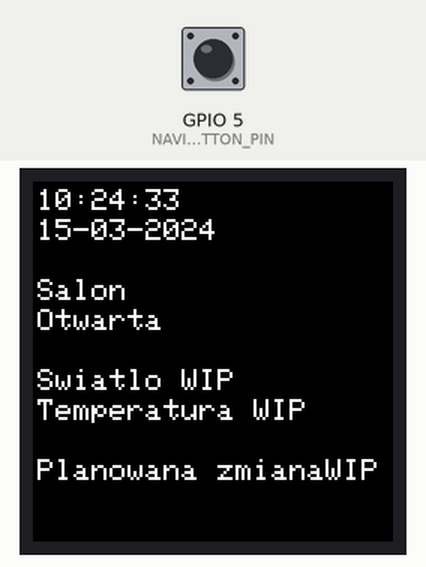
This sketch was run on a simulated ESP32. Parts: 240×240 colour display. The inputs (shaded band) are chosen by the test bench; at power-on: GPIO 5 (NAVIGATION_BUTTON_PIN) HIGH. WiFi joins after 1.5 s; servers stay silent unless stated; the local clock reads 2024-03-15 10:24:30 at power-on unless the sketch sets it; what the sketch prints to the serial monitor is not drawn.

Above: at 5.5 s.
5.6 s: GPIO 5 (NAVIGATION_BUTTON_PIN) pulled LOW for 0.15 s
At 7.4 s:
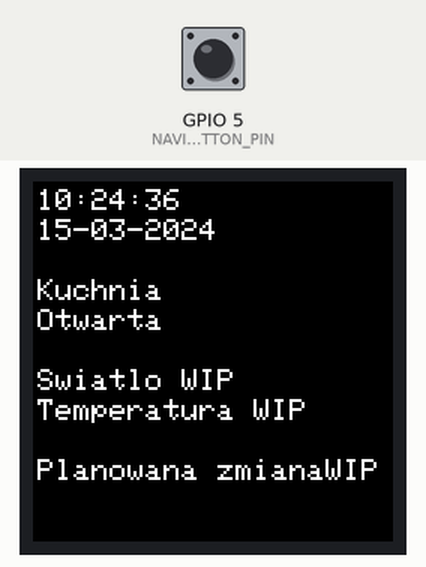
8.7 s: GPIO 5 (NAVIGATION_BUTTON_PIN) pulled LOW for 1 s
At 10.1 s:
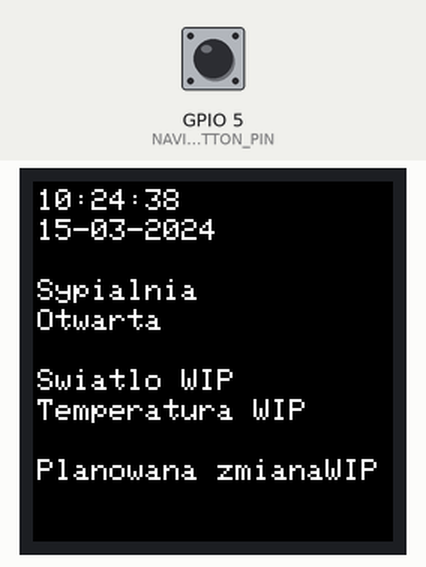
12.7 s: GPIO 5 (NAVIGATION_BUTTON_PIN) pulled LOW for 0.15 s
At 14.3 s:
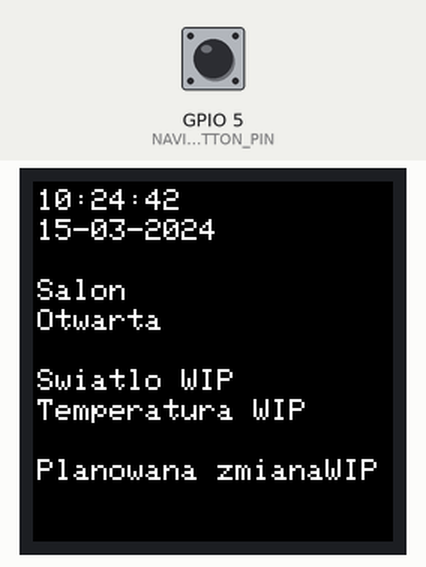
15.8 s: GPIO 5 (NAVIGATION_BUTTON_PIN) pulled LOW for 1 s
At 17.5 s:
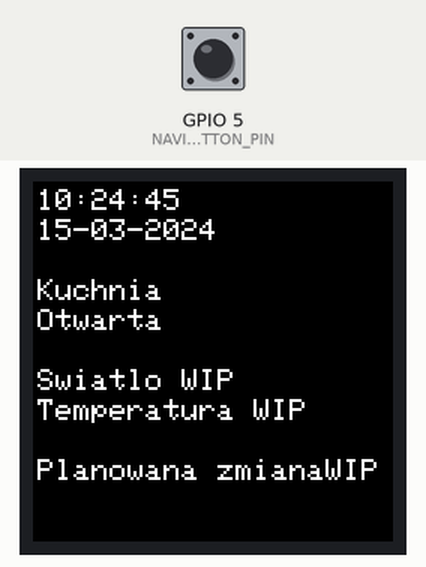
Timing chart, 0 to 19.0 s (numbered marks = the images above; inputs shaded):
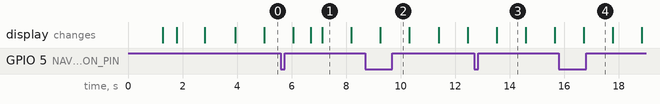

Measured:
- after the input at 5.6 s, the display: first changes after 0.46 s (image 1 shows a later state)
- after the input at 8.7 s, the display: changes after 0.56 s (image 2)
- after the input at 12.7 s, the display: changes after 0.82 s (image 3)
- after the input at 15.8 s, the display: changes after 0.92 s (image 4)
- what the display in image 1 shows lasts 1.1 s, from 7.1 s to 8.2 s

The sketch:

main.ino
```cpp
#include <Adafruit_GFX.h>     // Core graphics library
#include <Adafruit_ST7789.h>  // Hardware-specific library for ST7789
#include <SPI.h>

#include <WiFi.h>
#include "time.h"
#include <string.h>

//-------------CONSTANTS
//DISPLAY
#define SCREEN_SIZE 240
#define LINE_HEIGHT 25
#define PADDING_LEFT 5
#define TFT_CS 14  //not used
#define TFT_RST 17
#define TFT_DC 15
#define TFT_MOSI 23
#define TFT_SCLK 18
#define NAVIGATION_BUTTON_PIN 5
#define STATE_BUTTON_PIN 15

//BUTTON VARIABLES
int lastState = HIGH;  // the previous state from the input pin
int navigationButtonState;       // the current reading from the input pin
int activeSunblind = 0;

const int sunblindsLength = 3;

const char* ssid = "";
const char* password = "";

const char* ntpServer = "pool.ntp.org";
const long gmtOffset_sec = 0;
const int daylightOffset_sec = 7200;

//---------------STRUCTS---------------
struct Sunblind {
  String name;
  int id;
  bool state;
};

struct DateTime {
  String time;
  String date;
};

//---------------Sunblinds---------------
// Sunblind createSunblind(String name, int id, bool state) {
//   Sunblind sunblind;
//   sunblind.name = name;
//   sunblind.id = id;
//   sunblind.state = state;
//   return sunblind;
// }

// Sunblind* getSunblinds() {
//   static struct Sunblind sunblinds[sunblindsLength];
//   sunblinds[0] = createSunblind("Salon", 0, true);
//   sunblinds[1] = createSunblind("Kuchnia", 1, true);
//   sunblinds[2] = createSunblind("Sypialnia", 2, true);
//   return sunblinds;
// }

Sunblind sunblinds[3] = {
  {"Salon", 0, true},
  {"Kuchnia", 1, true},
  {"Sypialnia", 2, true},
};

Adafruit_ST7789 tft = Adafruit_ST7789(TFT_CS, TFT_DC, TFT_RST);

//---------------Parralel loops---------------
//--------Button handler--------
TaskHandle_t buttonTaskHandle;

void buttonTask(void* pvParameters) {
  bool navigationButtonPressed = false;
  while (1) {
    int navigationButtonState = digitalRead(NAVIGATION_BUTTON_PIN);
    if (navigationButtonState == LOW && !navigationButtonPressed) {

      if (activeSunblind == 2) {
        activeSunblind = 0;
      } else {
        activeSunblind++;
      }
      renderText();
      navigationButtonPressed = true;
    }
    if (navigationButtonState == HIGH && navigationButtonPressed) {
      navigationButtonPressed = false;
    }
    vTaskDelay(pdMS_TO_TICKS(50));  // debounce delay
  }
}


void setup(void) {
  Serial.begin(115200);
  Serial.flush();  // Clear the Serial monitor buffer

  // initialize TFT
  tft.init(SCREEN_SIZE, SCREEN_SIZE, SPI_MODE3);  // Init ST7789 240x240, SPI_MODE3 NECESSARY
  tft.fillScreen(ST77XX_BLACK);
  // padding();
  tft.setRotation(2);
  tft.setTextColor(ST77XX_WHITE);

  pinMode(NAVIGATION_BUTTON_PIN, INPUT_PULLUP);
  renderText();

  // Initialize your task (2nd loop)
  xTaskCreatePinnedToCore(buttonTask, "Button Task", 2048, NULL, 1, &buttonTaskHandle, 1);
  setTime();  //connecting to wifi and setting time

}

void loop() {
  renderText();
}

//---------------Helpers---------------

void renderText() {
  // struct Sunblind* sunblinds = getSunblinds();

  DateTime dateTime = localDateTime();
  printDateTime(dateTime);

  drawColumnText("", 2);

  drawColumnText(sunblinds[activeSunblind].name, 3);
  drawColumnText(sunblindState(sunblinds[activeSunblind].state), 4);

  drawColumnText("", 5);

  drawColumnText("Swiatlo WIP", 6);
  drawColumnText("Temperatura WIP", 7);

  drawColumnText("", 8);

  drawColumnText("Planowana zmianaWIP", 9);
}

String sunblindState(bool state) {
  if (!state) return "Zamnknieta";
  return "Otwarta";
}

void printDateTime(DateTime dateTime) {
  delay(1000);
  tft.fillScreen(ST77XX_BLACK);  // Clear screen

  drawColumnText(dateTime.date, 0);
  drawColumnText(dateTime.time, 1);
}

void setTime() {
  //connect to WiFi
  Serial.printf("Connecting to %s ", ssid);
  WiFi.begin(ssid, password);
  while (WiFi.status() != WL_CONNECTED) {
    delay(500);
    tft.fillRect(5, 5, SCREEN_SIZE, 40, ST77XX_BLACK);
    drawText("Connecting to WiFi...", 5, 5);
    Serial.print(".");
  }
  Serial.println(" CONNECTED");
  tft.fillScreen(ST77XX_BLACK);

  //init and get the time
  configTime(gmtOffset_sec, daylightOffset_sec, ntpServer);
  DateTime dateTime = localDateTime();
  printDateTime(dateTime);

  //disconnect WiFi as it's no longer needed
  WiFi.disconnect(true);
  WiFi.mode(WIFI_OFF);
}


// void drawColumn(char* texts[], int x, int y) {
//   size_t textsLength = sizeof(texts);  // calculate number of text strings

//   for (int i = 0; i < textsLength; i++) {
//     tft.setCursor(5, 5 + i * 15);
//     tft.print(texts[i]);
//   }
// }

void drawText(String text, int x, int y) {
  tft.setCursor(x, y);
  tft.setTextSize(2);
  tft.setTextWrap(true);
  tft.print(text);
}

void drawColumnText(String text, int i) {
  int interval = lineHeight(i);
  drawText(text, 3, interval);
}

DateTime localDateTime() {
  struct tm timeinfo;
  if (!getLocalTime(&timeinfo)) {
    Serial.println("Failed to DateTime");
    return { time: "Failed to get time", date: "Failed to get date" };
  }

  char date_buffer[11];
  strftime(date_buffer, 11, "%d-%m-%Y", &timeinfo);
  String date = date_buffer;

  char time_buffer[9];
  strftime(time_buffer, 9, "%T", &timeinfo);  // Format time as HH:MM:SS
  String time = time_buffer;

  return { date, time };
}

int lineHeight(int interval) {
  return 5 + 20 * interval;
}


// DateTime getDateTimeFromWiFi() {
//   // Connect to Wi-Fi
//   Serial.print("Connecting to ");
//   Serial.println(ssid);
//   WiFi.begin(ssid, password);

//   while (WiFi.status() != WL_CONNECTED) {
//     delay(500);
//     Serial.print(".");
//   }
//   Serial.println("");
//   Serial.println("WiFi connected.");

//   // Init and get the time
//   configTime(gmtOffset_sec, daylightOffset_sec, ntpServer);
//   DateTime dateTime = localDateTime();

//   //disconnect WiFi as it's no longer needed
//   WiFi.disconnect(true);
//   WiFi.mode(WIFI_OFF);
//   return dateTime;
// }
```
